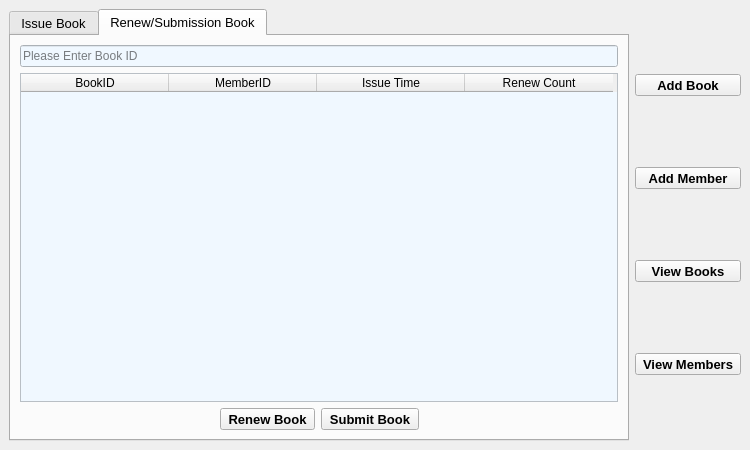
<?xml version="1.0" encoding="UTF-8"?>
<ui version="4.0">
 <class>MainWindow</class>
 <widget class="QMainWindow" name="MainWindow">
  <property name="geometry">
   <rect>
    <x>0</x>
    <y>0</y>
    <width>750</width>
    <height>450</height>
   </rect>
  </property>
  <property name="windowTitle">
   <string>Library Management System</string>
  </property>
  <widget class="QWidget" name="centralwidget">
   <layout class="QHBoxLayout" name="horizontalLayout">
    <item>
     <widget class="QTabWidget" name="tabWidget">
      <property name="font">
       <font>
        <pointsize>10</pointsize>
       </font>
      </property>
      <property name="tabPosition">
       <enum>QTabWidget::North</enum>
      </property>
      <property name="tabShape">
       <enum>QTabWidget::Rounded</enum>
      </property>
      <property name="currentIndex">
       <number>1</number>
      </property>
      <widget class="QWidget" name="tab">
       <attribute name="title">
        <string>Issue Book</string>
       </attribute>
       <layout class="QVBoxLayout" name="verticalLayout_4">
        <item>
         <widget class="QWidget" name="horizontalWidget" native="true">
          <property name="styleSheet">
           <string notr="true">QWidget {
background-color: #f0f8ff
}</string>
          </property>
          <layout class="QHBoxLayout" name="horizontalLayout_2">
           <item>
            <spacer name="horizontalSpacer_5">
             <property name="orientation">
              <enum>Qt::Horizontal</enum>
             </property>
             <property name="sizeType">
              <enum>QSizePolicy::Preferred</enum>
             </property>
             <property name="sizeHint" stdset="0">
              <size>
               <width>40</width>
               <height>20</height>
              </size>
             </property>
            </spacer>
           </item>
           <item>
            <widget class="QLineEdit" name="lineEdit_bookid">
             <property name="maximumSize">
              <size>
               <width>16777215</width>
               <height>40</height>
              </size>
             </property>
             <property name="placeholderText">
              <string>Please Enter Book ID</string>
             </property>
            </widget>
           </item>
           <item>
            <spacer name="horizontalSpacer">
             <property name="orientation">
              <enum>Qt::Horizontal</enum>
             </property>
             <property name="sizeType">
              <enum>QSizePolicy::Preferred</enum>
             </property>
             <property name="sizeHint" stdset="0">
              <size>
               <width>50</width>
               <height>20</height>
              </size>
             </property>
            </spacer>
           </item>
           <item>
            <layout class="QVBoxLayout" name="verticalLayout_2">
             <property name="spacing">
              <number>0</number>
             </property>
             <property name="sizeConstraint">
              <enum>QLayout::SetDefaultConstraint</enum>
             </property>
             <item>
              <widget class="QLabel" name="label_bookname">
               <property name="font">
                <font>
                 <pointsize>12</pointsize>
                 <bold>true</bold>
                </font>
               </property>
               <property name="text">
                <string>Book Name</string>
               </property>
              </widget>
             </item>
             <item>
              <widget class="QLabel" name="label_bookauthor">
               <property name="font">
                <font>
                 <pointsize>12</pointsize>
                 <bold>true</bold>
                </font>
               </property>
               <property name="text">
                <string>Book Author</string>
               </property>
              </widget>
             </item>
            </layout>
           </item>
          </layout>
         </widget>
        </item>
        <item>
         <widget class="QWidget" name="horizontalWidget_2" native="true">
          <property name="styleSheet">
           <string notr="true">QWidget {
background-color: #f0f8ff
}</string>
          </property>
          <layout class="QHBoxLayout" name="horizontalLayout_3">
           <item>
            <spacer name="horizontalSpacer_6">
             <property name="orientation">
              <enum>Qt::Horizontal</enum>
             </property>
             <property name="sizeType">
              <enum>QSizePolicy::Preferred</enum>
             </property>
             <property name="sizeHint" stdset="0">
              <size>
               <width>30</width>
               <height>20</height>
              </size>
             </property>
            </spacer>
           </item>
           <item>
            <widget class="QLineEdit" name="lineEdit_memberid">
             <property name="maximumSize">
              <size>
               <width>16777215</width>
               <height>40</height>
              </size>
             </property>
             <property name="placeholderText">
              <string>Please Enter Member ID</string>
             </property>
            </widget>
           </item>
           <item>
            <spacer name="horizontalSpacer_2">
             <property name="orientation">
              <enum>Qt::Horizontal</enum>
             </property>
             <property name="sizeType">
              <enum>QSizePolicy::Preferred</enum>
             </property>
             <property name="sizeHint" stdset="0">
              <size>
               <width>30</width>
               <height>20</height>
              </size>
             </property>
            </spacer>
           </item>
           <item>
            <layout class="QVBoxLayout" name="verticalLayout_3">
             <item>
              <widget class="QLabel" name="label_membername">
               <property name="font">
                <font>
                 <pointsize>12</pointsize>
                 <bold>true</bold>
                </font>
               </property>
               <property name="text">
                <string>Member Name</string>
               </property>
              </widget>
             </item>
             <item>
              <widget class="QLabel" name="label_contactinfo">
               <property name="font">
                <font>
                 <pointsize>12</pointsize>
                 <bold>true</bold>
                </font>
               </property>
               <property name="text">
                <string>Contact Info</string>
               </property>
              </widget>
             </item>
            </layout>
           </item>
          </layout>
         </widget>
        </item>
        <item>
         <layout class="QHBoxLayout" name="horizontalLayout_4">
          <item>
           <spacer name="horizontalSpacer_3">
            <property name="orientation">
             <enum>Qt::Horizontal</enum>
            </property>
            <property name="sizeHint" stdset="0">
             <size>
              <width>40</width>
              <height>20</height>
             </size>
            </property>
           </spacer>
          </item>
          <item>
           <widget class="QToolButton" name="toolButton_issue">
            <property name="font">
             <font>
              <pointsize>10</pointsize>
              <bold>true</bold>
             </font>
            </property>
            <property name="text">
             <string>Issue Book</string>
            </property>
            <property name="icon">
             <iconset resource="images/images.qrc">
              <normaloff>:/images/issuebook.png</normaloff>:/images/issuebook.png</iconset>
            </property>
            <property name="iconSize">
             <size>
              <width>36</width>
              <height>36</height>
             </size>
            </property>
            <property name="toolButtonStyle">
             <enum>Qt::ToolButtonTextUnderIcon</enum>
            </property>
           </widget>
          </item>
          <item>
           <spacer name="horizontalSpacer_4">
            <property name="orientation">
             <enum>Qt::Horizontal</enum>
            </property>
            <property name="sizeHint" stdset="0">
             <size>
              <width>40</width>
              <height>20</height>
             </size>
            </property>
           </spacer>
          </item>
         </layout>
        </item>
       </layout>
      </widget>
      <widget class="QWidget" name="tab_2">
       <attribute name="title">
        <string>Renew/Submission Book</string>
       </attribute>
       <layout class="QVBoxLayout" name="verticalLayout_5">
        <item>
         <widget class="QLineEdit" name="lineEdit_submission">
          <property name="styleSheet">
           <string notr="true">QLineEdit {
background-color: #f0f8ff
}</string>
          </property>
          <property name="placeholderText">
           <string>Please Enter Book ID</string>
          </property>
         </widget>
        </item>
        <item>
         <widget class="QTableWidget" name="tableWidget">
          <property name="styleSheet">
           <string notr="true">QTableWidget {

background-color: #f0f8ff
}</string>
          </property>
          <attribute name="horizontalHeaderDefaultSectionSize">
           <number>148</number>
          </attribute>
          <column>
           <property name="text">
            <string>BookID</string>
           </property>
          </column>
          <column>
           <property name="text">
            <string>MemberID</string>
           </property>
          </column>
          <column>
           <property name="text">
            <string>Issue Time</string>
           </property>
          </column>
          <column>
           <property name="text">
            <string>Renew Count</string>
           </property>
          </column>
         </widget>
        </item>
        <item>
         <layout class="QHBoxLayout" name="horizontalLayout_5">
          <item>
           <spacer name="horizontalSpacer_8">
            <property name="orientation">
             <enum>Qt::Horizontal</enum>
            </property>
            <property name="sizeHint" stdset="0">
             <size>
              <width>40</width>
              <height>20</height>
             </size>
            </property>
           </spacer>
          </item>
          <item>
           <widget class="QToolButton" name="toolButton_renew">
            <property name="font">
             <font>
              <pointsize>10</pointsize>
              <bold>true</bold>
             </font>
            </property>
            <property name="text">
             <string>Renew Book</string>
            </property>
            <property name="icon">
             <iconset resource="images/images.qrc">
              <normaloff>:/images/renew.png</normaloff>:/images/renew.png</iconset>
            </property>
            <property name="iconSize">
             <size>
              <width>36</width>
              <height>36</height>
             </size>
            </property>
            <property name="toolButtonStyle">
             <enum>Qt::ToolButtonTextUnderIcon</enum>
            </property>
           </widget>
          </item>
          <item>
           <widget class="QToolButton" name="toolButton_submitbook">
            <property name="font">
             <font>
              <pointsize>10</pointsize>
              <bold>true</bold>
             </font>
            </property>
            <property name="text">
             <string>Submit Book</string>
            </property>
            <property name="icon">
             <iconset resource="images/images.qrc">
              <normaloff>:/images/submission.png</normaloff>:/images/submission.png</iconset>
            </property>
            <property name="iconSize">
             <size>
              <width>36</width>
              <height>36</height>
             </size>
            </property>
            <property name="toolButtonStyle">
             <enum>Qt::ToolButtonTextUnderIcon</enum>
            </property>
           </widget>
          </item>
          <item>
           <spacer name="horizontalSpacer_7">
            <property name="orientation">
             <enum>Qt::Horizontal</enum>
            </property>
            <property name="sizeHint" stdset="0">
             <size>
              <width>40</width>
              <height>20</height>
             </size>
            </property>
           </spacer>
          </item>
         </layout>
        </item>
       </layout>
      </widget>
     </widget>
    </item>
    <item>
     <layout class="QVBoxLayout" name="verticalLayout">
      <item>
       <widget class="QToolButton" name="toolButton_addbook">
        <property name="maximumSize">
         <size>
          <width>145</width>
          <height>16777215</height>
         </size>
        </property>
        <property name="font">
         <font>
          <pointsize>10</pointsize>
          <bold>true</bold>
         </font>
        </property>
        <property name="text">
         <string>Add Book</string>
        </property>
        <property name="icon">
         <iconset resource="images/images.qrc">
          <normaloff>:/images/addbook.png</normaloff>:/images/addbook.png</iconset>
        </property>
        <property name="iconSize">
         <size>
          <width>68</width>
          <height>68</height>
         </size>
        </property>
        <property name="toolButtonStyle">
         <enum>Qt::ToolButtonTextUnderIcon</enum>
        </property>
       </widget>
      </item>
      <item>
       <widget class="QToolButton" name="toolButton_addmember">
        <property name="maximumSize">
         <size>
          <width>145</width>
          <height>16777215</height>
         </size>
        </property>
        <property name="font">
         <font>
          <pointsize>10</pointsize>
          <bold>true</bold>
         </font>
        </property>
        <property name="text">
         <string>Add Member</string>
        </property>
        <property name="icon">
         <iconset resource="images/images.qrc">
          <normaloff>:/images/addmember.png</normaloff>:/images/addmember.png</iconset>
        </property>
        <property name="iconSize">
         <size>
          <width>68</width>
          <height>68</height>
         </size>
        </property>
        <property name="toolButtonStyle">
         <enum>Qt::ToolButtonTextUnderIcon</enum>
        </property>
       </widget>
      </item>
      <item>
       <widget class="QToolButton" name="toolButton_viewbook">
        <property name="maximumSize">
         <size>
          <width>145</width>
          <height>16777215</height>
         </size>
        </property>
        <property name="font">
         <font>
          <pointsize>10</pointsize>
          <bold>true</bold>
         </font>
        </property>
        <property name="text">
         <string>View Books</string>
        </property>
        <property name="icon">
         <iconset resource="images/images.qrc">
          <normaloff>:/images/viewbook .png</normaloff>:/images/viewbook .png</iconset>
        </property>
        <property name="iconSize">
         <size>
          <width>68</width>
          <height>68</height>
         </size>
        </property>
        <property name="toolButtonStyle">
         <enum>Qt::ToolButtonTextUnderIcon</enum>
        </property>
       </widget>
      </item>
      <item>
       <widget class="QToolButton" name="toolButton_viewmember">
        <property name="maximumSize">
         <size>
          <width>145</width>
          <height>16777215</height>
         </size>
        </property>
        <property name="font">
         <font>
          <pointsize>10</pointsize>
          <bold>true</bold>
         </font>
        </property>
        <property name="text">
         <string>View Members</string>
        </property>
        <property name="icon">
         <iconset resource="images/images.qrc">
          <normaloff>:/images/viewmembers.png</normaloff>:/images/viewmembers.png</iconset>
        </property>
        <property name="iconSize">
         <size>
          <width>68</width>
          <height>68</height>
         </size>
        </property>
        <property name="toolButtonStyle">
         <enum>Qt::ToolButtonTextUnderIcon</enum>
        </property>
       </widget>
      </item>
     </layout>
    </item>
   </layout>
  </widget>
 </widget>
 <resources>
  <include location="images/images.qrc"/>
 </resources>
 <connections/>
</ui>
